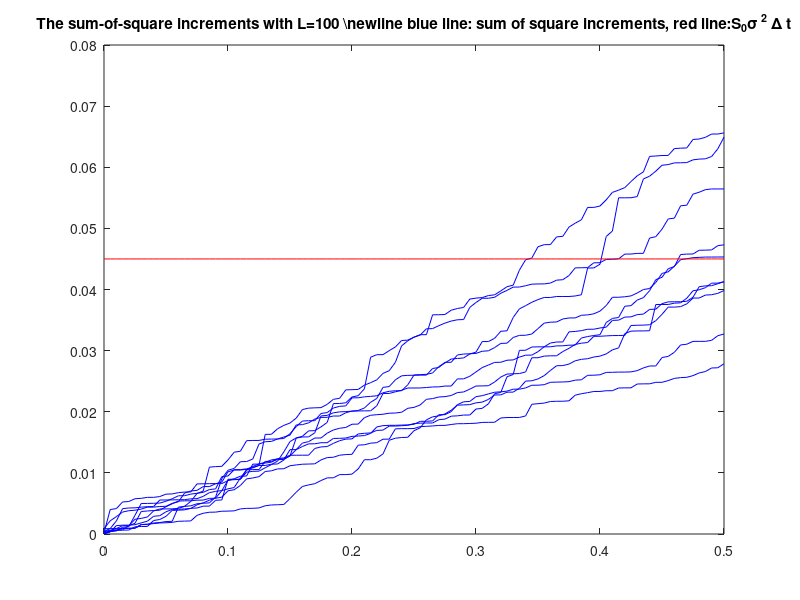
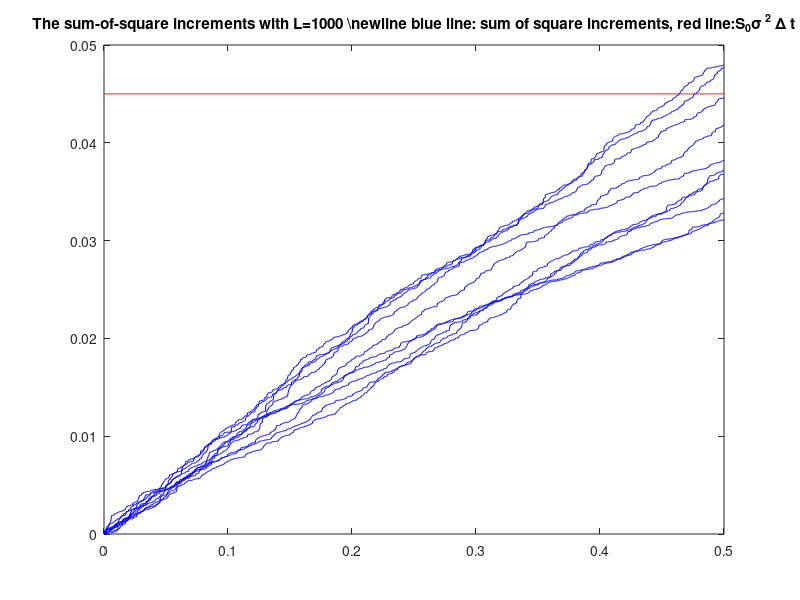

The MATLAB script that drew these images, in order:
clear
clc
randn('state', 100)
 
S0=1;
 
mu=0.05;
sigma=0.3;
L=[100,1000];
t=0;
dt=0.5;
 
for k=1:length(L)
    ddt=dt/L(k);
for j=1:10
    S(j,1)=S0;
    ddS(j,1)=S(j,1)*(mu*ddt+sigma*sqrt(ddt)*randn);
    sum(j,1)=ddS(j,1)^2; 
    SSD(k,1)=S0*sigma^2*dt;
    for i=1:L(k)
        S(j, i+1) = S(j, i) * exp( (mu - 0.5 * sigma * sigma) * ddt + sigma * sqrt(ddt) * randn );
        ddS(j,i+1)=S(j,i+1)*(mu*ddt+sigma*sqrt(ddt)*randn);
        sum(j,i+1)=sum(j,i)+ddS(j,i+1)^2;
        SSD(k,i+1)=S0*sigma^2*dt;
    end
    figure(k)
    plot([t:ddt:t+dt],sum(j,:),'b')
    hold on
 
end
plot([t:ddt:t+dt],SSD(k,:),'r')
title(['The sum-of-square increments with L=',num2str(L(k)),' \newline blue line: sum of square increments, red line:S_0\sigma ^2 \Delta t'])
 
end
 
